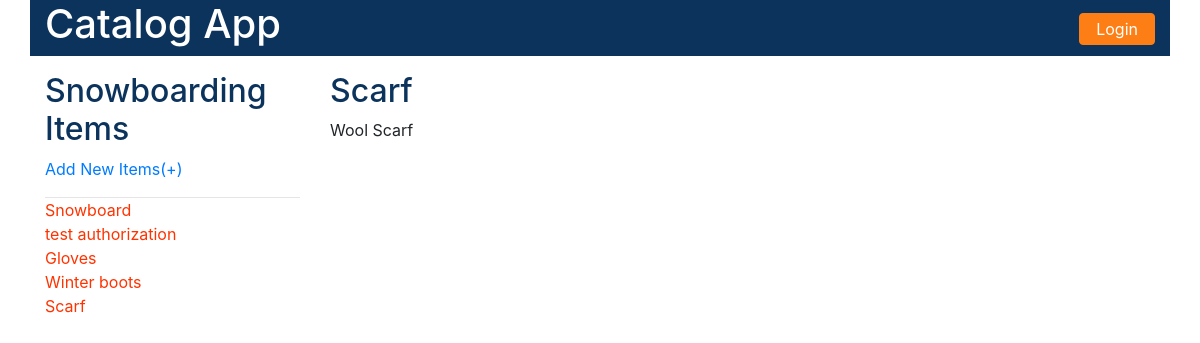
Page /catalog/Snowboarding/Scarf/ on the committed database.
### models.py (models this page shows, shortened)
class Category(Base):
    __tablename__ = 'category'
    id = Column(Integer, primary_key=True)
    name = Column(String(250))
    user_id = Column(Integer, ForeignKey('user.id'))
    user = relationship(User)

class Item(Base):
    __tablename__ = 'item'
    id = Column(Integer, primary_key=True)
    name = Column(String(250))
    description = Column(String(1500))
    category_id = Column(Integer, ForeignKey('category.id'))
    user_id = Column(Integer, ForeignKey('user.id'))
    category = relationship(Category)
    user = relationship(User)

### catalogViews.py (the view)
@app.route('/catalog/<category_name>/<item_name>/')
def show_item(category_name, item_name):
    try:
        category = session.query(Category).filter_by(
            name=category_name).first()
        if category is not None:
            item = session.query(Item).filter_by(category_id=category.id,
                                                 name=item_name).first()
            items = session.query(Item).filter_by(category_id=category.id
                                                  ).order_by(Item.category_id
                                                             ).all()
            try:
                suser_id = login_session['user_id']
            except:
                suser_id = None
            if 'username' not in login_session or item.user_id != suser_id:
                return render_template('public_item.html',
                                       category=category, item=item,
                                       items=items)
            else:
                return render_template('item.html',
                                       category=category,
                                       item=item, items=items)
        else:
            return "No Item Info to display"
    except:
        print("show_item: Exception communicating with the database.")

### templates/public_item.html (shortened to what this page needs)
<!DOCTYPE html>
<html lang="en">
<head>
    <link rel="stylesheet" href="{{ url_for('static', filename='css/bootstrap.css') }}">
    <link rel="stylesheet" href="{{ url_for('static', filename='css/style.css') }}">
</head>
<body>
<main class="container">
    <header class="row">
        <h1 class="col-md-4 text-left"><a href="{{url_for('show_categories')}}" style="color:white">Catalog App</a></h1>
        <div class="col-md-6"></div>
        <div class="col-md-2 text-right">
            {% if not session['username'] %}
            <form method="GET" action="{{url_for('showLogin')}}">
                <button type="submit" class="text-center btn btn-default login">Login</button>
            </form>
            {% endif %}
        </div>
    </header>
    <section class="row vdivide">
        <sidebar class="col-md-3">
            <h2>{{category.name}} Items</h2>
            <form action="#" method="POST">
                <a href="{{url_for('add_category')}}">Add New Items(+)</a>
                <hr/>
                <ul class="text-left">
                    {% for item in items %}
                    <li><a
                            href="{{url_for('show_item', category_name = category.name, item_name = item.name)}}"><span
                            class="item-category">{{item.name}}</span></a>
                    </li>
                    {% endfor %}
                </ul>
            </form>
        </sidebar>
        <section class="col-md-9 items">
            <h2>{{item.name}}</h2>
            <div>{{item.description}}</div>
            <br/>
            <br/>
        </section>
    </section>
</main>
</body>
</html>

### static/css/style.css (style rules this page uses)
.item-category { color: #ff3300; }
h2 { color: #0b335c; }
hr { margin: 1em 0 0 0; }
section { margin-top: 1em; }
section.items { margin-top: 0; }
header { background-color: #0b335c; }
ul { list-style: none; padding-left: 0px; }
.login { background-color: #fd7e14; border-color: #fd7e14; margin: 0.8em 0 0.5em 0; padding: 0.2em 1em 0.2em 1em; color: white; }

### rows in the picture
Category: name "Snowboarding"
Item: name "Snowboard"
Item: name "test authorization"
Item: name "Gloves"
Item: name "Winter boots"
Item: name "Scarf", description "Wool Scarf"
